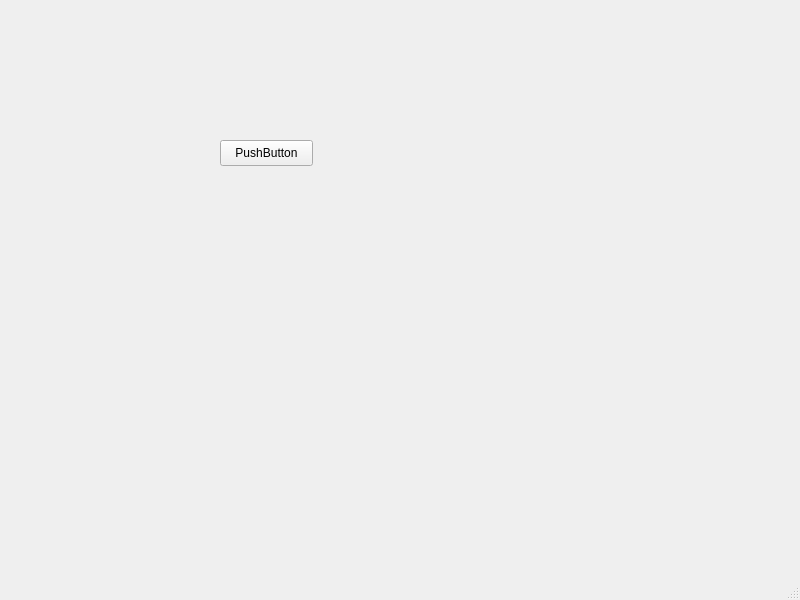
<?xml version="1.0" encoding="UTF-8"?>
<ui version="4.0">
 <class>MainWindow</class>
 <widget class="QMainWindow" name="MainWindow">
  <property name="geometry">
   <rect>
    <x>0</x>
    <y>0</y>
    <width>800</width>
    <height>600</height>
   </rect>
  </property>
  <property name="windowTitle">
   <string>MainWindow</string>
  </property>
  <widget class="QWidget" name="centralwidget">
   <widget class="QPushButton" name="pushButton">
    <property name="geometry">
     <rect>
      <x>220</x>
      <y>140</y>
      <width>93</width>
      <height>26</height>
     </rect>
    </property>
    <property name="text">
     <string>PushButton</string>
    </property>
   </widget>
  </widget>
  <widget class="QMenuBar" name="menubar">
   <property name="geometry">
    <rect>
     <x>0</x>
     <y>0</y>
     <width>800</width>
     <height>23</height>
    </rect>
   </property>
  </widget>
  <widget class="QStatusBar" name="statusbar"/>
 </widget>
 <resources/>
 <connections/>
</ui>
